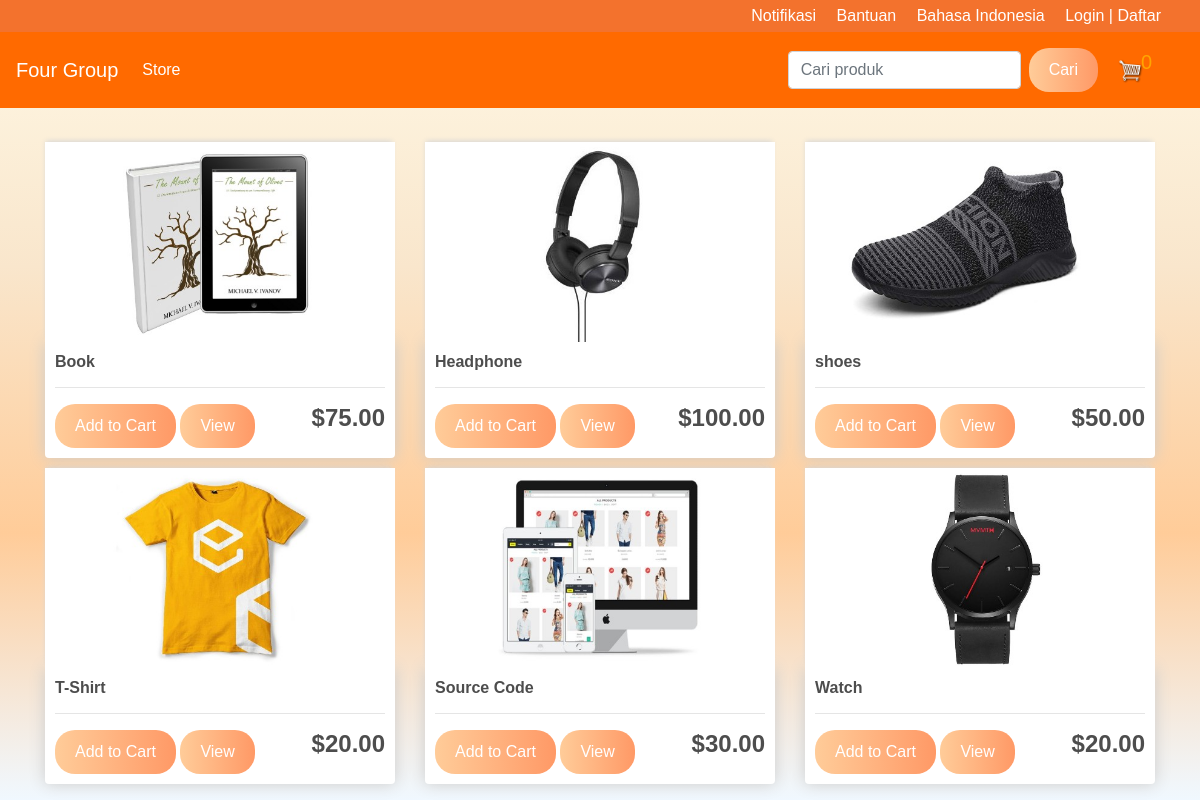
The page / on the database its author committed.
### core/models.py (models this page shows, shortened)
class Product(models.Model):
    name = models.CharField(max_length=200)
    price = models.FloatField()
    digital = models.BooleanField(default=False, null=True, blank=True)
    image = models.ImageField(null=True, blank=True)
    @property
    def imageURL(self):
        try:
            url = self.image.url
        except ValueError:
            url = '/path/to/default/image.jpg'  # Default image if no image is found
        return url

### core/views.py (the view)
# urls.py: path("",views.store, name="store"),
def store(request):
    if request.user.is_authenticated:
        try:
            customer = request.user.customer
        except Customer.DoesNotExist:
            customer = Customer.objects.create(user=request.user, name=request.user.username, email=request.user.email)
        order, created = Order.objects.get_or_create(customer=customer, complete=False)
        cartItems = order.get_cart_items
    else:
        cookieData = cookieCart(request)
        cartItems = cookieData['cartItems']
        order = cookieData['order']
        items = cookieData['items']
    products = Product.objects.all()
    context = {'products': products, 'cartItems': cartItems}
    return render(request, 'core/store.html', context)

### core/context_processors.py (called while the page is built)
def current_user(request):
    return {'user': request.user}

### core/utils.py (called while the page is built, shortened)
def cookieCart(request):
	try:
		cart = json.loads(request.COOKIES['cart'])
	except:
		cart = {}
		print('CART:', cart)
	items = []
	order = {'get_cart_total':0, 'get_cart_items':0, 'shipping':False}
	cartItems = order['get_cart_items']
	return {'cartItems':cartItems ,'order':order, 'items':items}

### core/templates/core/store.html (shortened to what this page needs)
{% extends "core/main.html" %} {% load static %} {% block content %}
<div class="row">
  {% for product in products %}
  <div class="col-lg-4">
    <img class="thumbnail" src="{{product.imageURL}}" />
    <div class="box-element product">
      <h6><strong>{{product.name}}</strong></h6>
      <hr />
      <button
        data-product="{{product.id}}"
        data-action="add"
        class="btn btn-outline-secondary add-btn update-cart"
      >
        Add to Cart
      </button>
      <a class="btn btn-outline-success" href="{% url 'view' %}">View</a>
      <h4 style="display: inline-block; float: right">
        <strong>${{product.price|floatformat:2}}</strong>
      </h4>
    </div>
  </div>
  {% endfor %}
</div>
{% endblock content %}

### core/templates/core/main.html (shortened to what this page needs)
<!DOCTYPE html>
{% load static %}
<html>
  <head>
    <link
      rel="stylesheet"
      href="https://stackpath.bootstrapcdn.com/bootstrap/4.4.1/css/bootstrap.min.css"
    />
    <link rel="stylesheet" type="text/css" href="{% static 'css/main.css' %}" />
  </head>
  <body>
    <div class="container-fluid bg-orange text-white py-1">
      <div class="row">
        <div class="col-12 text-right">
          <span class="mr-3">Notifikasi</span>
          <span class="mr-3">Bantuan</span>
          <span class="mr-3">Bahasa Indonesia</span>
          {% if user.is_authenticated %}
          <span class="user-dropdown">
            <a
              href="#"
              id="user-menu"
              class="dropdown-toggle"
              data-toggle="dropdown"
              aria-haspopup="true"
              aria-expanded="false"
              style="text-decoration: none; color: inherit"
            >
            <img
            src="{% if user.profile.profile_picture %}{{ user.profile.profile_picture.url }}{% else %}{% static 'images/default.png' %}{% endif %}"
            alt="Profile Picture"
            class="rounded-circle"
            style="width: 40px; height: 40px; object-fit: cover;"
          />
        </a>
            </a>
            <div
              class="dropdown-menu dropdown-menu-right"
              aria-labelledby="user-menu"
            >
              <a class="dropdown-item" href="{% url 'profile' %}">Profil</a>
              <a class="dropdown-item" href="{% url 'logout' %}">Keluar</a>
            </div>
          </span>
          {% else %}
          <span class="mr-0">
            <a
              href="{% url 'login' %}"
              style="text-decoration: none; color: inherit"
              >Login</a
            >
            |
          </span>
          <span class="mr-4">
            <a
              href="{% url 'register' %}"
              style="text-decoration: none; color: inherit"
              >Daftar</a
            >
          </span>
          {% endif %}
        </div>
      </div>
    </div>
    <nav
      class="navbar navbar-expand-lg navbar-dark"
      style="background-color: #ff6a00"
    >
      <a class="navbar-brand" href="{% url 'store' %}"> Four Group </a>
      <div class="collapse navbar-collapse" id="navbarSupportedContent">
        <ul class="navbar-nav mr-auto">
          <li class="nav-item active">
            <a class="nav-link" href="{% url 'store' %}">Store</a>
          </li>
        </ul>
        <form class="form-inline my-2 my-lg-15" action="#" method="GET">
          <input
            class="form-control mr-sm-2"
            type="search"
            placeholder="Cari produk"
            aria-label="Search"
            name="query"
          />
          <button class="btn btn-outline-light my-2 my-sm-0" type="submit">
            Cari
          </button>
        </form>
        <div class="form-inline my-2 my-lg-0">
          <a href="{% url 'cart' %}">
            <img
              id="cart-icon"
              src="{% static 'images/cart.png' %}"
              alt="Cart"
            />
          </a>
          <p id="cart-total" class="ml-2">{{ cartItems }}</p>
        </div>
      </div>
    </nav>
    <div class="container mt-4">{% block content %} {% endblock content %}</div>
  </body>
</html>

### static/css/main.css (style rules this page uses)
body { background: linear-gradient( to bottom, #fff9e6, #f9e6cc, #ffcc99, #f0f8ff ); background-color: hsl(0, 0%, 98%); background-attachment: fixed; font-family: Arial, sans-serif; margin: 0; padding: 0; }
h1, h2, h3, h4, h5, h6 { color: hsl(0, 0%, 30%); }
.bg-orange { background-color: rgb(243, 114, 45) !important; }
.box-element { box-shadow: hsl(0, 0%, 80%) 0 0 16px; background-color: #fff; border-radius: 4px; padding: 10px; }
.thumbnail { width: 100%; height: 200px; box-shadow: -1px -3px 5px -2px rgba(214, 214, 214, 1); }
.product { border-radius: 0 0 4px 4px; }
#cart-icon { width: 25px; display: inline-block; margin-left: 20px; }
#cart-total { display: block; text-align: left; color: orange; background-color: none; width: 30px; height: -10px; border-radius: none; font-size: 20px; margin-right: 3px; transform: translate(-10px, 0px); -webkit-border-radius: none; -moz-border-radius: none; -ms-border-radius: none; -o-border-radius: none; -webkit-transform: translate(-10px, 0px); -moz-transform: translate(-10px, 0px); -ms-transform: translate(-10px, 0px); -o-transform: translate(-10px, 0px); }
.btn { background: linear-gradient(to right, #ffcc99, #ff9966); color: white; border: none; padding: 10px 20px; font-size: 16px; border-radius: 20px; transition: background 0.3s ease, transform 0.2s ease; cursor: pointer; }
.thumbnail, .cart-row img, .checkout-product img { transition: transform 0.3s ease-in-out; position: relative; z-index: 1; }
.col-lg-4, .col-lg-6, .col-lg-8, .col-lg-12 { margin-top: 10px; }
.btn { border-radius: 20; -webkit-border-radius: 20; -moz-border-radius: 20; -ms-border-radius: 20; -o-border-radius: 20; }

### rows shown on the page
Product: imageURL (picture), name "Book", price "75.00"
Product: imageURL (picture), name "Headphone", price "100.00"
Product: imageURL (picture), name "shoes", price "50.00"
Product: imageURL (picture), name "T-Shirt", price "20.00"
Product: imageURL (picture), name "Source Code", price "30.00"
Product: imageURL (picture), name "Watch", price "20.00"

### other values the page prints
{{ cartItems }} "0"
